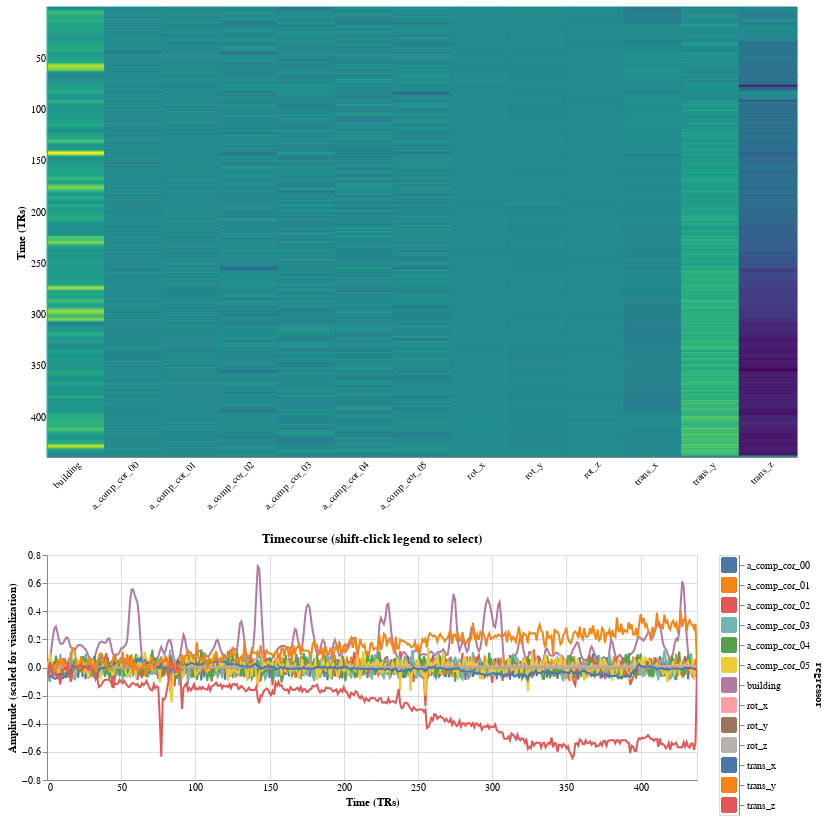

Notebook code for this chart:
### Code cell
analysis.plot_report(plot_type='design_matrix_plot')

### Figure 1 — Vega-Lite specification as saved in the notebook (floating-point values rounded to 4 significant figures; data arrays with more than 128 entries replaced by an {"elided": "..."} marker saying what was removed)
{"$schema": "https://vega.github.io/schema/vega-lite/v4.8.1.json", "config": {"scale": {"bandPaddingInner": 0.0}, "view": {"continuousHeight": 300, "continuousWidth": 400}}, "data": {"name": "data-847a1650f697ee1d2258fa8128c6c083"}, "datasets": {"data-847a1650f697ee1d2258fa8128c6c083": {"elided": "5707 records"}}, "resolve": {"scale": {"color": "independent"}}, "vconcat": [{"encoding": {"fill": {"field": "value", "legend": null, "scale": {"scheme": "viridis"}, "sort": "ascending", "type": "quantitative"}, "stroke": {"field": "value", "legend": null, "scale": {"scheme": "viridis"}, "sort": "ascending", "type": "quantitative"}, "x": {"axis": {"labelAngle": -45, "ticks": false, "title": null}, "field": "regressor", "sort": null, "type": "nominal"}, "y": {"axis": {"labels": true, "ticks": false, "title": "Time (TRs)", "values": [0, 50, 100, 150, 200, 250, 300, 350, 400]}, "field": "scan_number", "type": "ordinal"}}, "height": 450, "mark": "rect", "width": 750}, {"hconcat": [{"encoding": {"color": {"field": "regressor", "legend": null, "type": "nominal"}, "x": {"axis": {"ticks": false, "title": "Time (TRs)", "values": [0, 50, 100, 150, 200, 250, 300, 350, 400]}, "field": "scan_number", "scale": {"domain": [0, 438]}, "type": "quantitative"}, "y": {"axis": {"title": "Amplitude (scaled for visualization)"}, "field": "value", "type": "quantitative"}}, "height": 225, "mark": {"clip": true, "type": "line"}, "title": "Timecourse (shift-click legend to select)", "transform": [{"filter": {"selection": "selector053"}}], "width": 650}, {"encoding": {"color": {"field": "regressor", "legend": null, "type": "nominal"}, "y": {"axis": {"orient": "right"}, "field": "regressor", "type": "nominal"}}, "mark": {"size": 200, "type": "square"}, "selection": {"selector053": {"fields": ["regressor"], "type": "multi"}}}]}]}
